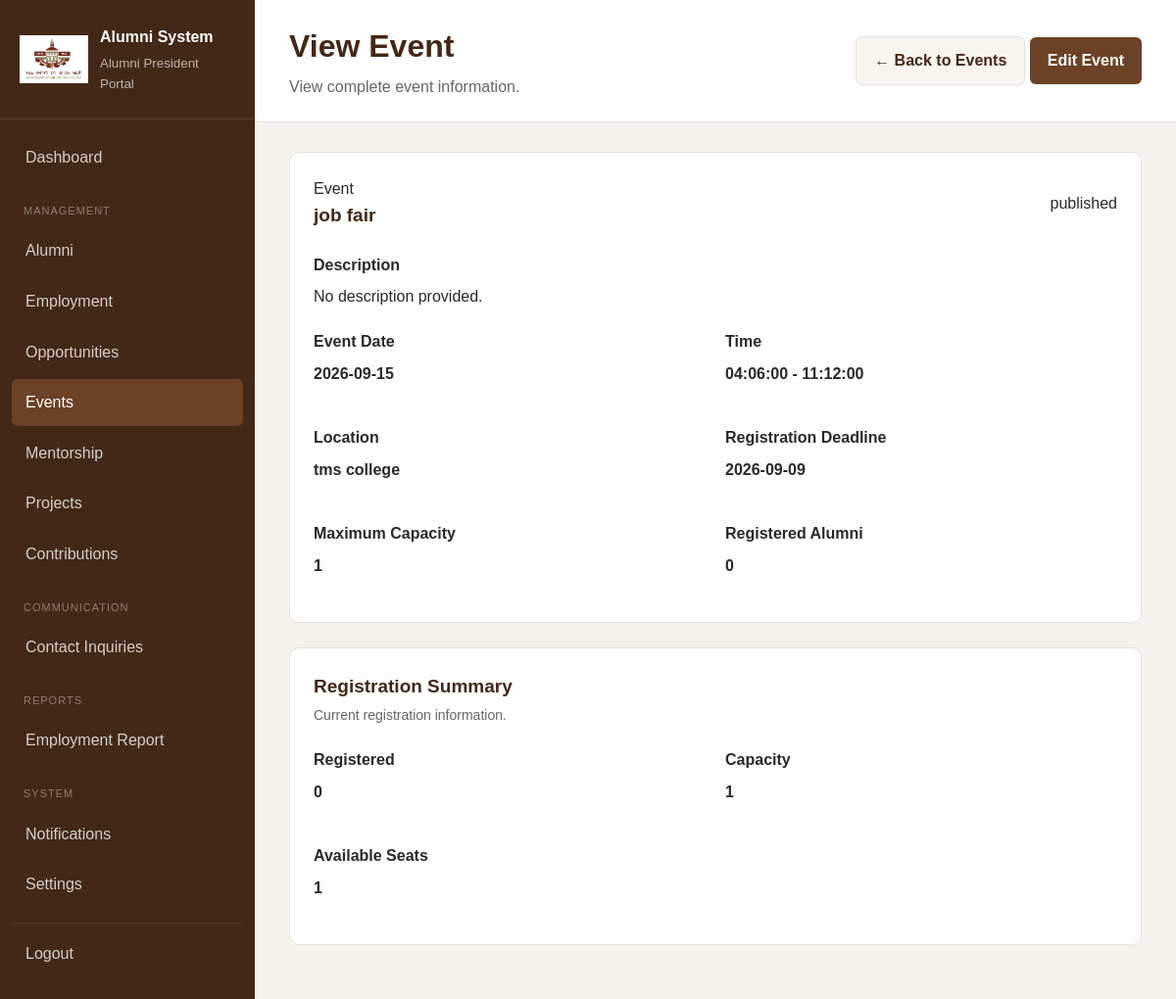
Screenshot of /admin/events/view.php?id=15 (signed in) with the database file from the repository.
### tables this page shows
CREATE TABLE `events` (
  `event_id` int(10) UNSIGNED NOT NULL,
  `title` varchar(200) NOT NULL,
  `description` text NOT NULL,
  `event_date` date NOT NULL,
  `start_time` time DEFAULT NULL,
  `end_time` time DEFAULT NULL,
  `location` varchar(200) DEFAULT NULL,
  `registration_deadline` date DEFAULT NULL,
  `max_capacity` int(10) UNSIGNED DEFAULT NULL,
  `status` enum('draft','published','completed','cancelled') NOT NULL DEFAULT 'draft',
  `created_by` int(10) UNSIGNED NOT NULL,
  `created_at` timestamp NOT NULL DEFAULT current_timestamp(),
  `updated_at` timestamp NOT NULL DEFAULT current_timestamp() ON UPDATE current_timestamp()
);

### includes/functions.php (called while the page is built, shortened)
<?php
function e($value)
{
    return htmlspecialchars(
        (string) $value,
        ENT_QUOTES,
        "UTF-8"
    );
}

### admin/events/view.php (the view, shortened to what this page needs)
<?php
require_once "../../config/database.php";
require_once "../../includes/functions.php";
$eventId = (int) ($_GET["id"] ?? 0);
$stmt = $conn->prepare("
    SELECT
        event_id,
        title,
        description,
        event_date,
        start_time,
        end_time,
        location,
        registration_deadline,
        max_capacity,
        status,
        created_by,
        created_at,
        updated_at
    FROM events
    WHERE event_id = ?
    LIMIT 1
");
$stmt->bind_param("i", $eventId);
$stmt->execute();
$result = $stmt->get_result();
$event = $result->fetch_assoc();
$registrationCount = 0;
$stmt = $conn->prepare("
    SELECT COUNT(*) AS total
    FROM event_registrations
    WHERE event_id = ?
    AND registration_status = 'Registered'
");
if ($stmt) {
    $stmt->bind_param("i", $eventId);
    $stmt->execute();
    $registrationResult = $stmt->get_result();
    $registrationData = $registrationResult->fetch_assoc();
    $registrationCount = (int) (
        $registrationData["total"] ?? 0
    );
}
?>
<!DOCTYPE html>
<html lang="en">
<head>
    <link
        rel="stylesheet"
        href="../../assets/css/style.css"
    >
</head>
<body class="admin-body">
<div class="admin-layout">
   <?php require_once __DIR__ ."/../includes/sidebar.php"; ?>
    <main class="admin-main">
        <header class="admin-topbar">
            <div>
                <h1>
                    View Event
                </h1>
                <p>
                    View complete event information.
                </p>
            </div>
            <div>
                <a
                    href="index.php"
                    class="secondary-button"
                >
                    ← Back to Events
                </a>
                <a
                    href="edit.php?id=<?= (int)$event["event_id"] ?>"
                    class="primary-button"
                >
                    Edit Event
                </a>
            </div>
        </header>
        <section class="dashboard-content">
            <div class="dashboard-panel">
                <div class="panel-header">
                    <div>
                        <span class="opportunity-type">
                            Event
                        </span>
                        <h2>
                            <?= e($event["title"]) ?>
                        </h2>
                    </div>
                    <span
                        class="status-badge <?= e(
                            strtolower($event["status"])
                        ) ?>"
                    >
                        <?= e($event["status"]) ?>
                    </span>
                </div>
                <div class="form-group">
                    <label>
                        Description
                    </label>
                    <div class="view-content">
                        <?= nl2br(
                            e(
                                $event["description"]
                                ?: "No description provided."
                            )
                        ) ?>
                    </div>
                </div>
                <div class="form-grid">
                    <div class="form-group">
                        <label>
                            Event Date
                        </label>
                        <strong>
                            <?= e($event["event_date"]) ?>
                        </strong>
                    </div>
                    <div class="form-group">
                        <label>
                            Time
                        </label>
                        <strong>
                            <?= e($event["start_time"]) ?>
                            -
                            <?= e($event["end_time"]) ?>
                        </strong>
                    </div>
                    <div class="form-group">
                        <label>
                            Location
                        </label>
                        <strong>
                            <?= e(
                                $event["location"]
                                ?: "Not specified"
                            ) ?>
                        </strong>
                    </div>
                    <div class="form-group">
                        <label>
                            Registration Deadline
                        </label>
                        <strong>
                            <?= e(
                                $event["registration_deadline"]
                                ?: "No deadline"
                            ) ?>
                        </strong>
                    </div>
                    <div class="form-group">
                        <label>
                            Maximum Capacity
                        </label>
                        <strong>
                            <?= e(
                                $event["max_capacity"]
                                ?: "Unlimited"
                            ) ?>
                        </strong>
                    </div>
                    <div class="form-group">
                        <label>
                            Registered Alumni
                        </label>
                        <strong>
                            <?= $registrationCount ?>
                        </strong>
                    </div>
                </div>
            </div>
            <div class="dashboard-panel">
                <div class="panel-header">
                    <div>
                    <h2>
                            Registration Summary
                        </h2>
                        <p>
                            Current registration information.
                        </p>
                    </div>
                </div>
                <div class="form-grid">
                    <div class="form-group">
                        <label>
                            Registered
                        </label>
                        <strong>
                            <?= $registrationCount ?>
                        </strong>
                    </div>
                    <div class="form-group">
                        <label>
                            Capacity
                        </label>
                        <strong>
                            <?= e(
                                $event["max_capacity"]
                                ?: "Unlimited"
                            ) ?>
                        </strong>
                    </div>
                    <div class="form-group">
                        <label>
                            Available Seats
                        </label>
                        <strong>
                            <?php if (
                                !empty($event["max_capacity"])
                            ): ?>
                                <?= max(
                                    0,
                                    (int)$event["max_capacity"]
                                    - $registrationCount
                                ) ?>
                            <?php else: ?>
                                Unlimited
                            <?php endif; ?>
                        </strong>
                    </div>
                </div>
            </div>
        </section>
    </main>
</div>
</body>
</html>

### assets/css/style.css (style rules this page uses)
:root { --primary-brown: #6b4226; --dark-brown: #432817; --light-brown: #a67c52; --cream: #f8f5f1; --white: #ffffff; --text-dark: #292929; --text-light: #666666; --border: #e5e0da; }
* { margin: 0; padding: 0; box-sizing: border-box; }
body { font-family: Arial, sans-serif; background: var(--cream); color: var(--text-dark); line-height: 1.6; }
a { text-decoration: none; color: inherit; }
.form-group { margin-bottom: 20px; }
.form-group label { display: block; margin-bottom: 7px; font-weight: 600; }
.admin-body { background: #f5f2ee; }
.admin-layout { min-height: 100vh; display: flex; }
.admin-main { margin-left: 260px; width: calc(100% - 260px); }
.admin-topbar { background: var(--white); padding: 22px 35px; border-bottom: 1px solid var(--border); display: flex; justify-content: space-between; align-items: center; }
.admin-topbar h1 { color: var(--dark-brown); margin-bottom: 3px; }
.admin-topbar p { color: var(--text-light); }
.dashboard-content { padding: 30px 35px; }
.dashboard-panel { background: var(--white); border: 1px solid var(--border); border-radius: 10px; padding: 24px; margin-bottom: 25px; }
.panel-header { display: flex; justify-content: space-between; align-items: center; margin-bottom: 22px; }
.panel-header h2 { color: var(--dark-brown); font-size: 19px; }
.panel-header p { color: var(--text-light); font-size: 14px; margin-top: 3px; }
.primary-button, .secondary-button { display: inline-block; padding: 11px 18px; border-radius: 6px; font-weight: 600; cursor: pointer; border: none; }
.primary-button { background: var(--primary-brown); color: var(--white); }
.secondary-button { background: var(--cream); color: var(--dark-brown); border: 1px solid var(--border); }
.form-grid { display: grid; grid-template-columns: repeat(2, 1fr); gap: 20px; }
.form-grid { display: grid; grid-template-columns: 1fr 1fr; gap: 20px; }

### rows the page displays
events: title "job fair", status "published", description "No description provided.", event_date "2026-09-15", start_time "04:06:00", end_time "11:12:00", location "tms college", registration_deadline "2026-09-09", max_capacity "1"

### other values shown
$registrationCount "0"
